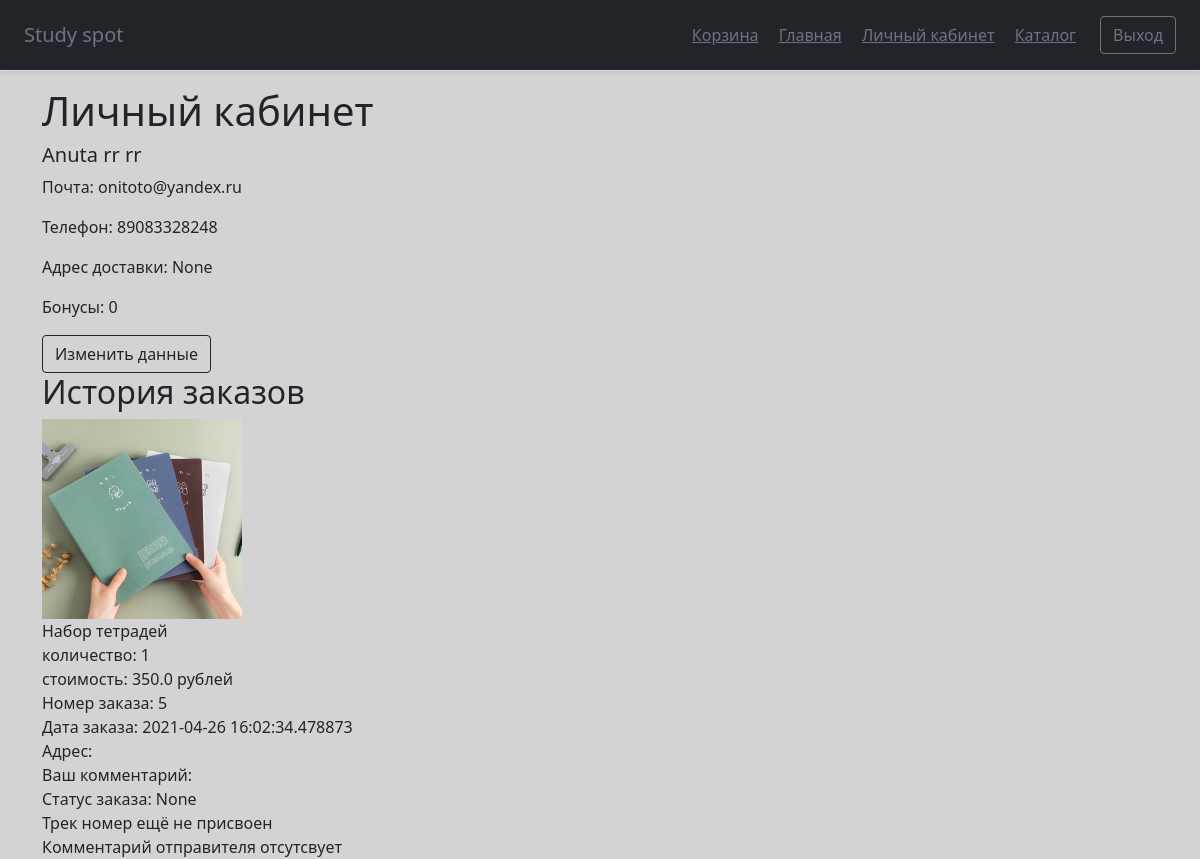
The page /personal_info (signed in) on the database its author committed.
### main.py (models this page shows)
class Users(db.Model):  # таблица пользователей
    id = db.Column(db.Integer, primary_key=True, autoincrement=True)
    email = db.Column(db.String(30), index=True, unique=True, nullable=True)  # почта
    password = db.Column(db.String(150), nullable=True)   # пароль(хэшируется)
    name = db.Column(db.String(30), nullable=True)  # имя пользователя
    surname = db.Column(db.String(30), nullable=True)   # фамилия
    patronic = db.Column(db.String(30), nullable=True)  # отчество
    phone = db.Column(db.String(15), nullable=True)  # номер телефона
    bonuses = db.Column(db.Float, nullable=True)   # бонусный счет
    address = db.Column(db.String(200), nullable=True)  # адрес доставки(?)

class Orders(db.Model):  # таблица заказов
    id = db.Column(db.Integer, primary_key=True, autoincrement=True)  # номер заказа
    id_of_user = db.Column(db.Integer,  db.ForeignKey("users.id"))  # id заказчика из таблицы пользователей
    address = db.Column(db.String(200), nullable=True)  # адрес доставки
    email = db.Column(db.String(30), index=True, nullable=True)  # почта пользователя
    track_num = db.Column(db.String(30), nullable=True)  # трек номер
    comment_of_user = db.Column(db.String(200), nullable=True)  # комментарий заказчика
    comment_of_sender = db.Column(db.String(200), nullable=True)  # комментарий отправителя
    status = db.Column(db.String(30), nullable=True)  # статус заказа
    created_date = db.Column(db.DateTime,
                default=datetime.datetime.now)   # дата создания
    item = db.Column(db.String(300), index=True, nullable=True)   # товары

class Items(db.Model):  # таблица со всеми товарами
    id = db.Column(db.Integer, primary_key=True, autoincrement=True)
    name = db.Column(db.String(100), nullable=True)   # название товара
    description = db.Column(db.Text, nullable=True)  # описание
    photo_url = db.Column(db.Text, nullable=True)  # ссылка на фотографию
    count = db.Column(db.Integer, nullable=True)  # количество товара на складе
    price = db.Column(db.Float, nullable=True)   # стоимость 1 единицы товара

### main.py (the view)
    @app.route('/personal_info')  # личный кабинет, если пользователь не зарегистрирован - вернет на главную страницу
    def personal_info():
        info_user = Users.query.filter(Users.id == int(session['id'])).all()[0]
        info_orders = Orders.query.filter(Orders.id_of_user == int(session['id'])).all()
        print(len(info_orders))
        return render_template('personal_info.html', title='Личный кабинет', css_file='personal_info.css',
            class_main='container', user=info_user, orders=info_orders,
            Users=Users, Items=Items)

### templates/personal_info.html
{% extends "base.html" %}
{% block content %}
<div class="user info">
<h1>Личный кабинет</h1>
<h5>{{ user.name }} {{ user.surname }} {{ user.patronic }}</h5>
<p>Почта: {{ user.email }}</p>
<p>Телефон: {{ user.phone }}</p>
    <p>Адрес доставки: {{ user.address }}</p>
<p>Бонусы: {{ user.bonuses if user.bonuses else 0 }}</p>
    <a class="btn btn-outline-dark" href="./info_changing">Изменить данные</a>
</div>
<div>
{% if orders %}
    <h2>История заказов</h2>
    {% for order in orders%}
        <div class="orders info">
            {% for item in order.item.split(';') %}
                <img src="/{{ Items.query.filter(Items.id == item.split(',')[0]).all()[0].photo_url }}" width="200px" height="200px"><br>
                <a>{{ Items.query.filter(Items.id == item.split(',')[0]).all()[0].name }}</a><br>
                <a>количество: {{ item.split(',')[1] }}</a><br>
                <a>стоимость: {{ Items.query.filter(Items.id == item.split(',')[0]).all()[0].price }} рублей</a><br>
            {% endfor %}
        <a>Номер заказа: {{order.id}}</a><br>
        <a>Дата заказа: {{order.created_date}}</a><br>
        <a>Адрес: {{order.address}}</a><br>
        <a>Ваш комментарий: {{order.comment_of_user}}</a><br>
        <a>Статус заказа: {{order.status}}</a><br>
            {% if order.track_num %}
            <a>Трек номер: {{order.track_num}}</a><br>
            {% else %}
            <a>Трек номер ещё не присвоен</a><br>
            {% endif %}
            {% if order.comment_of_sender %}
            <a>Комментарий отправителя: {{order.comment_of_sender}}</a><br>
            {% else %}
            <a>Комментарий отправителя отсутсвует</a><br>
            {% endif %}
        </div>
    {% endfor %}
{% else %}
    <h4>История заказов пуста</h4>
{% endif %}
</div>
{% endblock %}

### static/css/personal_info.css (style rules this page uses)
body { background-color: lightgrey; }

### rows shown on the page
Users: name "Anuta", surname "rr", patronic "rr", email "onitoto@yandex.ru", phone "89083328248", address "None", bonuses "0"
Orders: query.filter (picture), query.filter "Набор тетрадей", item "1", query.filter "350.0", id "5", created_date "2021-04-26 16:02:34.478873", status "None", shows "Трек номер ещё не присвоен", shows "Комментарий отправителя отсутсвует"
